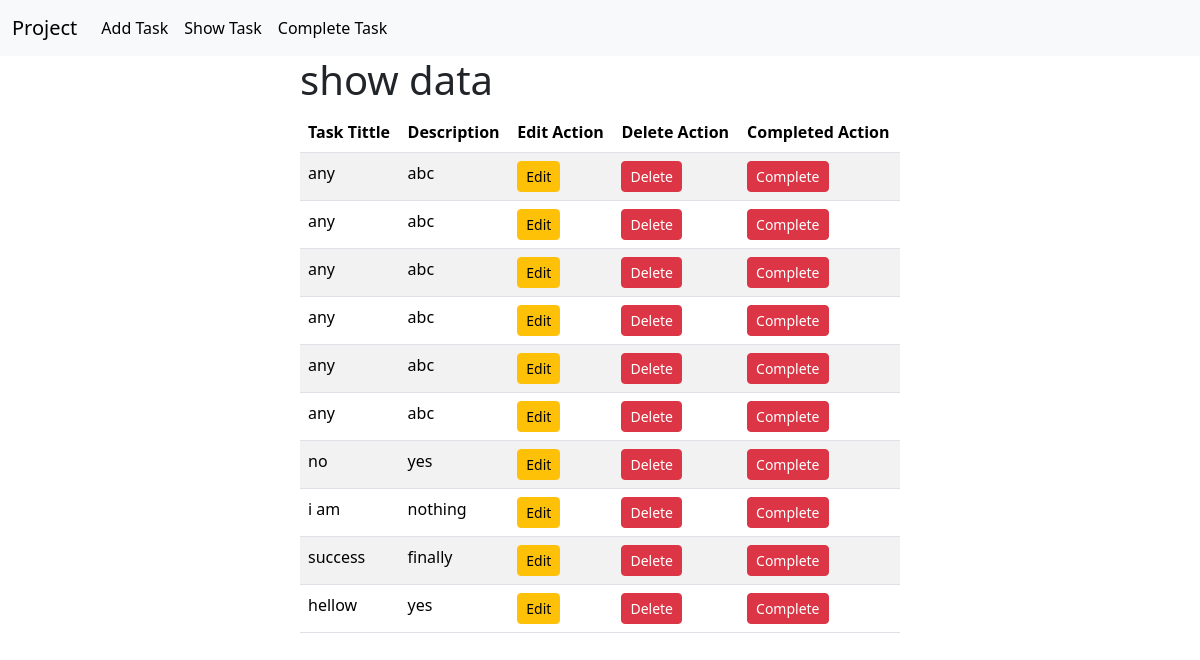
Before: /show_task/ with the older database file.
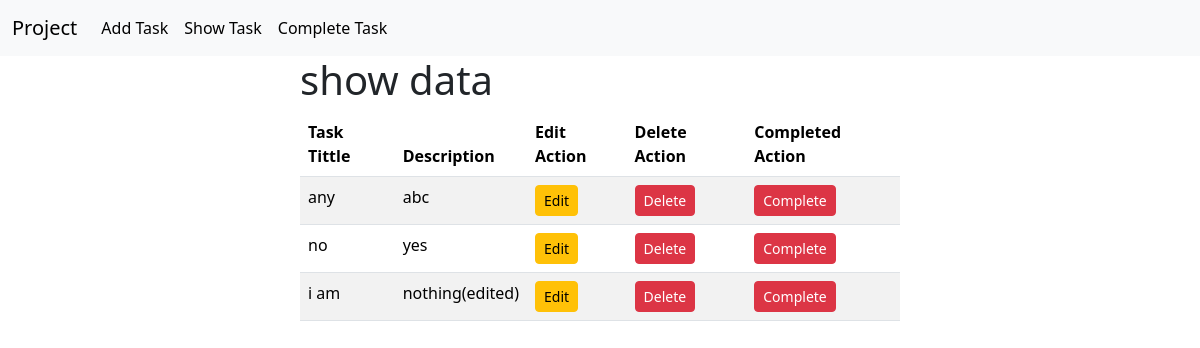
After: the same page with the newer database file.
### first_app/models.py (models this page shows)
class TaskModel(models.Model):
    id = models.IntegerField(primary_key=True)
    taskTittle = models.CharField(max_length=30)
    task_description = models.CharField(max_length=100)
    is_completed = models.BooleanField(default=False)

### first_app/views.py (the view)
# urls.py: path('show_task/',views.ShowTask.as_view(),name='show_task'),
class ShowTask(ListView):
    model = TaskModel
    template_name = 'show_task.html'
    context_object_name = 'data'

### first_app/templates/show_task.html
{% extends "base.html" %}
{% block content %}
<div style="width: 50%; margin:auto">
    <h1>show data</h1>
    <table class="table table-striped">
      <thead>
          <tr>
              <th scope="col">Task Tittle</th>
              <th scope="col">Description</th>
              <th scope="col">Edit Action</th>
              <th scope="col">Delete Action</th>
              <th scope="col">Completed Action</th>
          </tr>
      </thead>
      <tbody>
          {% for item in data %}
          <tr>
            <td>{{item.taskTittle}}</td>
            <td>{{item.task_description}}</td>
            <td><a href="{% url 'update_task' pk=item.id %}" class="btn btn-warning btn-sm">Edit</a></td>
            <td><a href="{% url 'delete_task' pk=item.id %}" class="btn btn-danger btn-sm">Delete</a></td>
            <td><a href="{% url 'complete_task' %}" class="btn btn-danger btn-sm">Complete</a></td>
          </tr>
          {% endfor %}
      </tbody>
  </table>
</div>
{% endblock content %}

### first_app/templates/base.html (shortened to what this page needs)
<!doctype html>
<html lang="en">
  <head>
    <link href="https://cdn.jsdelivr.net/npm/bootstrap@5.3.3/dist/css/bootstrap.min.css" rel="stylesheet">
  </head>
  <body>
    <nav class="navbar navbar-expand-lg bg-body-tertiary">
        <div class="container-fluid">
          <a class="navbar-brand" href="#">Project</a>
          <div class="collapse navbar-collapse" id="navbarNav">
            <ul class="navbar-nav">
              <li class="nav-item">
                <a class="nav-link active" aria-current="page" href="{% url 'add_task' %}">Add Task</a>
              </li>
              <li class="nav-item">
                <a class="nav-link active" aria-current="page" href="{% url 'show_task' %}">Show Task</a>
              </li>
              <li class="nav-item">
                <a class="nav-link active" aria-current="page" href="{% url 'complete_task'%}">Complete Task</a>
              </li>
            </ul>
          </div>
        </div>
      </nav>
      {% block content %}
      {% endblock content %}
  </body>
</html>

Changed rows visible on the page:
removed TaskModel: taskTittle "any", task_description "abc"
removed TaskModel: taskTittle "any", task_description "abc"
removed TaskModel: taskTittle "any", task_description "abc"
removed TaskModel: taskTittle "any", task_description "abc"
removed TaskModel: taskTittle "any", task_description "abc"
removed TaskModel: taskTittle "success", task_description "finally"
removed TaskModel: taskTittle "hellow", task_description "yes"
changed TaskModel "i am": task_description "nothing" → "nothing(edited)"
